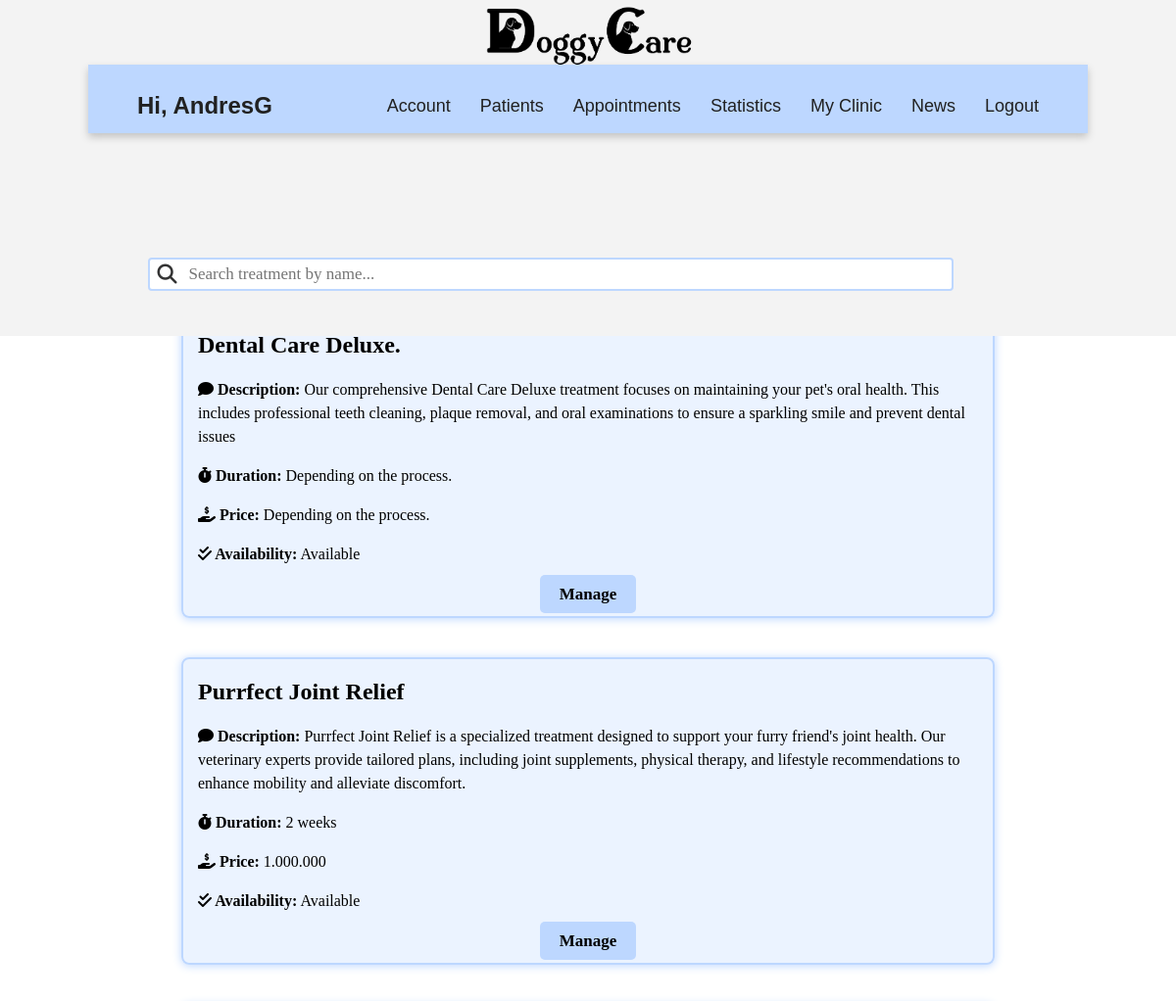
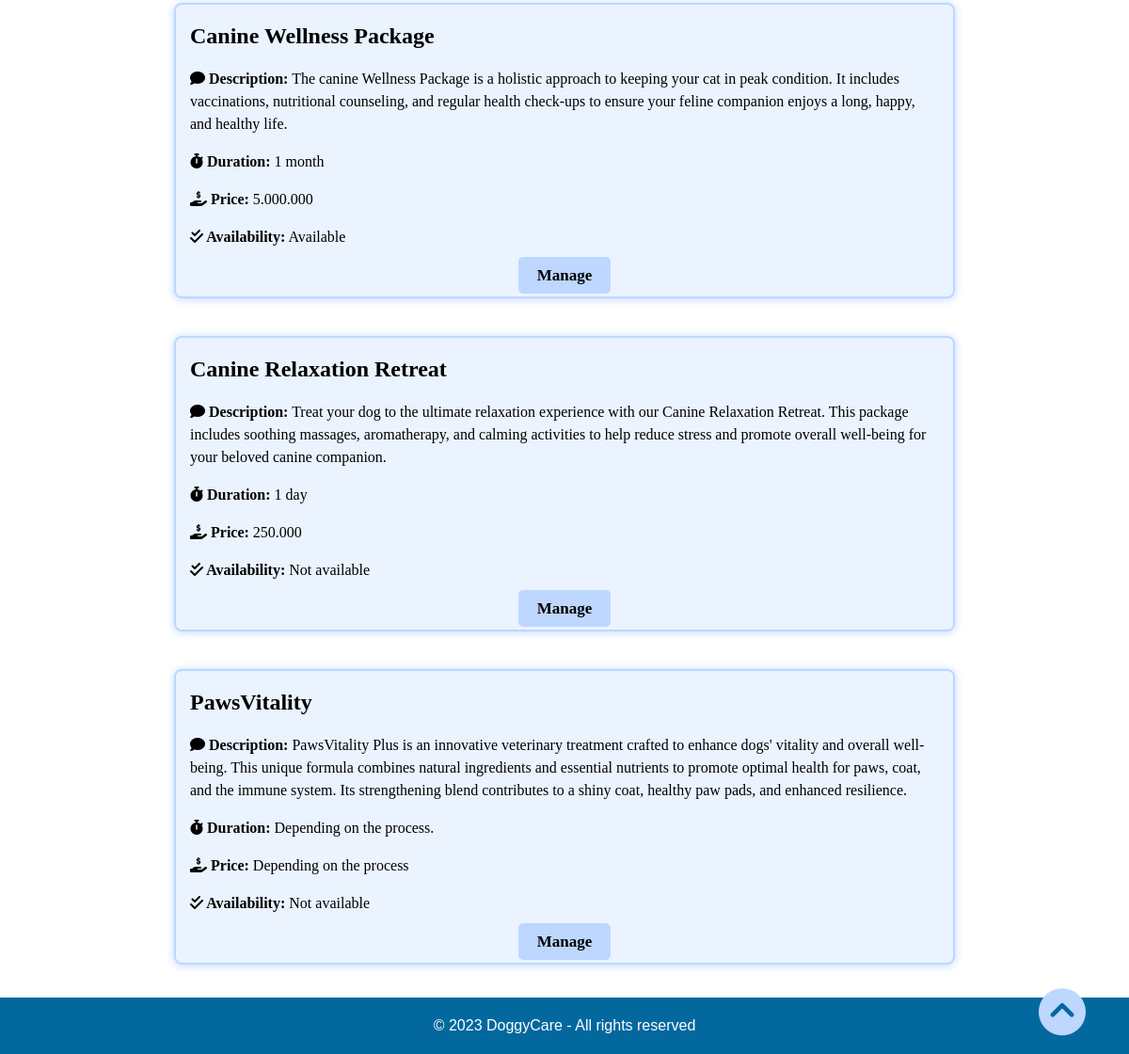
The page /vet/treatments/1 (signed in) on the database its author committed (2 pictures, top to bottom).
### accounts/models.py (models this page shows, shortened)
class User(AbstractUser):
    email = models.EmailField(unique=True)
    is_vet = models.BooleanField(default=False)
    is_owner = models.BooleanField(default=False)

class treatment(models.Model):
    id = models.AutoField(primary_key= True)
    name = models.CharField(blank= False, max_length=50)
    description = models.TextField(blank= False, max_length=400)
    duration = models.CharField(blank= False, max_length=100)
    price = models.CharField(blank= False, max_length=30)
    aviability = models.BooleanField(default=False)
    clinic_id = models.ForeignKey(clinic_info, on_delete=models.CASCADE,null=True, blank=True)

### vet/views.py (the view)
# urls.py: path('treatments/<int:clinic_id>', views.treatments, name='treatments'),
@login_required
@vet_required
def treatments(request, clinic_id):
    clinic = get_object_or_404(clinic_info, pk=clinic_id)
    search_record_term = request.GET.get('searchTreatment')
    user_has_permission = request.user.has_perm("accounts.can_manage")
    if search_record_term:
        treatments = treatment.objects.filter(
        Q(name__icontains=search_record_term),
        clinic_id=clinic
        )
    else:
        treatments = treatment.objects.filter(clinic_id=clinic)
    return render(request, 'treatments.html', {'clinics': clinic, 'treatments': treatments, 'user_has_permission': user_has_permission})

### vet/templates/treatments.html (shortened to what this page needs)
<!DOCTYPE html>
{% extends 'base.html' %}
{% load static %}
    {% block additional_styles %}
    <link rel="stylesheet" href="{% static 'css/vet/treatments.css' %}">
    {% endblock additional_styles %}
    {% block content %}
    <div class="all"  id="start">
    <h2>{{ clinics.name }} treatments</h2>
    {% if user_has_permission %}
    <div class="treatments-buttons">
            <a href="{% url 'new_treatment' clinic_id=clinics.id %}" class="btn-cln">New treatment</a>
    </div>
    {% endif %}
    <form action="" class="search-treatment-bar">
        <div class="search_group">
            <i class="fa-solid fa-magnifying-glass"></i>
            <input type="text" class="form-control" name="searchTreatment" placeholder="Search treatment by name...">
        </div>
            <button type="submit" class="btn btn-primary">Search</button>
        </form>
        <div class="treatment-list">
            {% for treatment in treatments %}
            <div class="treatment-card">
                <div class="card-content p-3 mx-2">
                    <span>{{ treatment.name }}</span>
                    <p><i class="fa-solid fa-comment" style=></i><strong> Description:</strong> {{ treatment.description }}</p>
                    <p><i class="fa-solid fa-stopwatch"></i><strong> Duration:</strong> {{ treatment.duration }}</p>
                    <p> <i class="fa-solid fa-hand-holding-dollar"></i><strong> Price:</strong> {{ treatment.price }} </p>
                    <p><i class="fa-solid fa-check-double"></i><strong> Availability:</strong>
                    {% if treatment.aviability %}
                        Available
                    {% else %}
                        Not available
                    {% endif %}
                    </p>
                    {% if user_has_permission %}
                    <div class="button-container">
                        <a href="{% url 'edit_treatment' clinic_id=clinics.id  treatment_id=treatment.id%}" class="edit-button">Manage</a>
                    </div>
                    {% endif %}
                </div>
            </div>
            {% endfor %}
        </div>
        <a href="#start" id="go-up-button"><i class="fa-solid fa-circle-chevron-up fa-bounce" style="color: #bdd7ff; text-shadow: 4px;"></i></a>
    </div>
{% endblock content %}

### vet/templates/base.html (shortened to what this page needs)
<!DOCTYPE html>
{% load static %}
<html lang="en">
    <head>
        <link rel="stylesheet" href="{% static 'css/vet/base.css' %}">
        {% block additional_styles %}
        {% endblock additional_styles %}
    </head>
    <body>
        <header>
            <div class="container-top-bar">
                <div class="top-bar">
                    <a href="{% url 'home' %}">
                        <img src="{% static 'img/logo.png' %}" alt="Logo">
                    </a>
                </div>
        </div>
        <nav class="nav-bar">
            <div class="greeting">
                {% if user.is_authenticated %}
                <h3>Hi, {{ user.username }}</h3>
                {% endif %}
            </div>
            <div class="tabs">
                <ul>
                    <li><a href="{% url 'manage_vet' %}">Account</a></li>
                    <li><a href="{% url 'patients' %}">Patients</a></li>
                    <li><a href="{% url 'appointment' %}">Appointments</a></li>
                    <li><a href="{% url 'statistics' %}">Statistics</a></li>
                    <li><a href="{% url 'show_clinic' %}">My Clinic</a></li>
                    <li><a href="{% url 'news' %}">News</a></li>
                    <li><a href="{% url 'logout' %}">Logout</a></li>
                </ul>
            </div>
        </nav>
        </header>
        <main>
            {% block content %}
            {% endblock content%}
        </main>
    </body>
    <footer>
        <div>
            <p>&copy; 2023 DoggyCare - All rights reserved</p>
        </div>
    </footer>
</html>

### static/css/vet/base.css (style rules this page uses)
html { font-family: "Poppins", sans-serif; line-height: 1.15; -webkit-text-size-adjust: 100%; -webkit-tap-highlight-color: rgba(0, 0, 0, 0); }
body { margin: 0; font-size: 1rem; line-height: 1.5; text-align: left; }
.container-top-bar { position: absolute; top: 0; width: 100%; height: 16%; background-color: #F3F3F3; z-index: 0; }
.top-bar { display:flex; margin-top:5px; text-align: center; font-weight: 800; justify-content: center; }
.top-bar img { height: 62px; margin-left: 20px; margin-right: 20px; margin-top: 1px; }
h3 { font-size: 1.5rem; color: #212121; }
h2 { text-align: center; }
.nav-bar { margin-top: 5.5%; height: 70px; width: 85%; position: relative; left: 50%; transform: translateX(-50%); background-color: rgb(189, 215, 255); display:flex; flex-wrap: wrap; align-items: center; justify-content: space-between; box-shadow: 0 4px 8px rgba(0, 0, 0, 0.2); }
.greeting { margin-left: 50px; font-size: 30px; }
.tabs { margin-right: 50px; display: flex; flex-wrap: wrap; align-items: center; justify-content: space-between; }
.tabs ul { display: flex; }
.tabs li { margin-left: 30px; font-size: 16px; list-style-type: none; }
.nav-bar a { font-weight: 300; font-size: 18px; color: #212121; text-decoration: none; transition: color 0.3s }
footer { background-color: #03689e; color: #fff; padding: 2px 0; text-align:center; width: 100%; bottom: 0; }

### static/css/vet/treatments.css (style rules this page uses)
main { margin-top: 15px; margin-bottom: 15px; margin: auto; }
main > * { margin-top: 15px; margin-bottom: 15px; }
h2 { font-size: 24px; color: #333; font-weight: bold; text-align: center; margin-top: 20px; margin-bottom: auto; margin-bottom: 20px; }
.all { text-align: center; align-items: center; }
.search-treatment-bar { font-family: Georgia, serif; display: flex; align-items: center; padding: 0 50px 0; width: 80%; margin: auto; }
.search_group { align-items: center; margin: auto; width: 80%; position: relative; }
.form-control { padding: 5px 10px; font-size: 17px; border-radius: 5px; width: 100%; font-family:"Century Gothic"; border: 2px solid #bdd7ff; border-radius: 4px; padding-left: 40px; }
.btn-primary { margin: auto; padding-left: 0.1vw; font-family:"Century Gothic"; font-weight: bold; }
.fa-magnifying-glass { position: absolute; left: 10px; top: 50%; font-size: 20px; color: #333; transform: translateX(-10px); transform: translateY(-10px); }
.treatments-buttons { display: flex; font-family: Georgia, serif; align-items: center; justify-content: center; transition: transform 0.3s ease; padding-bottom: 15px; }
.btn-cln { padding: 5px 10px; font-size: 17px; text-decoration: none; background-color: rgb(189, 215, 255); color: #000000; border: none; border-radius: 5px; cursor: pointer; font-family:"Century Gothic"; font-weight: bold; }
.fa-circle-chevron-up { position: fixed; bottom: 20px; right: 4rem; width: 2rem; font-size: 50px; }
.btn { padding: 5px 10px; font-size: 17px; text-decoration: none; background-color: rgb(189, 215, 255); color: #000000; border: none; border-radius: 5px; cursor: pointer; font-family:"Century Gothic"; font-weight: bold; }
.treatment-list { padding: 0 10px; display: flex; flex-wrap: wrap; justify-content: center; }
.treatment-card { border-radius: 8px; box-shadow: 0px 1px 10px #bdd7ff; background-color: rgba(189, 215, 255, 0.3); border: 2px solid rgb(189, 215, 255); overflow: hidden; width: 70%; margin: 20px; float: left; padding: auto; word-wrap: break-word; display: flex; flex-direction: column; transition: transform 0.3s ease; }
span { font-size: 24px; color: #000000; font-weight: bold; text-align: center; margin-top: 20px; margin-bottom: auto; }
.treatment-card .card-content { padding: 15px; text-align: left; word-wrap: break-word; flex-grow: 1; font-family:"Century Gothic"; }
.button-container { text-align: center; height:20px; }
.edit-button { padding: 10px 20px; padding-bottom: 10px; font-size: 17px; text-decoration: none; background-color: #BDD7FF; color: #000000; border: none; border-radius: 5px; cursor: pointer; margin: 15px; height: 20px; font-family:"Century Gothic"; font-weight: bold; }

### rows shown on the page
User: username "AndresG"
treatment: name "Dental Care Deluxe.", description "Our comprehensive Dental Care Deluxe treatment focuses on maintaining your pet's oral health. This includes professional teeth cleaning, plaque removal, and oral examinations to ensure a sparkling smile and prevent dental issues", duration "Depending on the process.", price "Depending on the process.", aviability "Available"
treatment: name "Purrfect Joint Relief", description "Purrfect Joint Relief is a specialized treatment designed to support your furry friend's joint health. Our veterinary experts provide tailored plans, including joint supplements, physical therapy, and lifestyle recommendations to enhance mobility and alleviate discomfort.", duration "2 weeks", price "1.000.000", aviability "Available"
treatment: name "Canine Wellness Package", description "The canine Wellness Package is a holistic approach to keeping your cat in peak condition. It includes vaccinations, nutritional counseling, and regular health check-ups to ensure your feline companion enjoys a long, happy, and healthy life.", duration "1 month", price "5.000.000", aviability "Available"
treatment: name "Canine Relaxation Retreat", description "Treat your dog to the ultimate relaxation experience with our Canine Relaxation Retreat. This package includes soothing massages, aromatherapy, and calming activities to help reduce stress and promote overall well-being for your beloved canine companion.", duration "1 day", price "250.000", aviability "Not available"
treatment: name "PawsVitality", description "PawsVitality Plus is an innovative veterinary treatment crafted to enhance dogs' vitality and overall well-being. This unique formula combines natural ingredients and essential nutrients to promote optimal health for paws, coat, and the immune system. Its strengthening blend contributes to a shiny coat, healthy paw pads, and enhanced resilience.", duration "Depending on the process.", price "Depending on the process", aviability "Not available"
